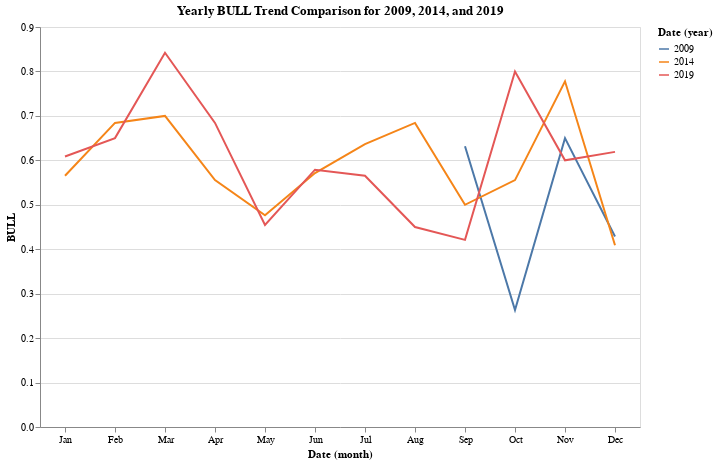

Notebook code cell kept with this figure:
### Markdown cell above
I analyzed the monthly probabilities of bullish and bearish trends in the dataset to understand the dominant market trends on a monthly basis.

### Code cell
month_BULL_BEAR_prob.reset_index(inplace=True)
month_BULL_BEAR_prob['Date'] = pd.to_datetime(month_BULL_BEAR_prob['Date'])

bull_data = month_BULL_BEAR_prob[['Date', 'BULL']]

# Further filter to include only the years 2009, 2014, and 2019
selected_years_bull = bull_data[bull_data['Date'].dt.year.isin([2009, 2014, 2019])]

# Create an interactive selection
selection = alt.selection_multi(fields=['year(Date)'], bind='legend')

# Plot
chart = alt.Chart(selected_years_bull).mark_line().encode(
    x='month(Date):O',  # O for ordinal
    y='BULL:Q',
    color='year(Date):N',
    tooltip=['year(Date)', 'month(Date)', 'BULL'],
    opacity=alt.condition(selection, alt.value(1), alt.value(0.2))
).add_selection(
    selection
).properties(
    title='Yearly BULL Trend Comparison for 2009, 2014, and 2019',
    width=600,
    height=400
)

chart.display()

### Figure 1 — Vega-Lite specification as saved in the notebook (floating-point values rounded to 4 significant figures)
{"config": {"view": {"continuousWidth": 300, "continuousHeight": 300}}, "data": {"name": "data-a41c22590cf390fa3fba5899d1a95550"}, "mark": {"type": "line"}, "encoding": {"color": {"field": "Date", "timeUnit": "year", "type": "nominal"}, "opacity": {"condition": {"param": "param_1", "value": 1}, "value": 0.2}, "tooltip": [{"field": "Date", "timeUnit": "year", "type": "temporal"}, {"field": "Date", "timeUnit": "month", "type": "temporal"}, {"field": "BULL", "type": "quantitative"}], "x": {"field": "Date", "timeUnit": "month", "type": "ordinal"}, "y": {"field": "BULL", "type": "quantitative"}}, "height": 400, "params": [{"name": "param_1", "select": {"type": "point", "fields": ["year(Date)"]}, "bind": "legend"}], "title": "Yearly BULL Trend Comparison for 2009, 2014, and 2019", "width": 600, "$schema": "https://vega.github.io/schema/vega-lite/v5.16.3.json", "datasets": {"data-a41c22590cf390fa3fba5899d1a95550": [{"Date": "2009-09-30T00:00:00", "BULL": 0.6316}, {"Date": "2009-10-31T00:00:00", "BULL": 0.2632}, {"Date": "2009-11-30T00:00:00", "BULL": 0.65}, {"Date": "2009-12-31T00:00:00", "BULL": 0.4286}, {"Date": "2014-01-31T00:00:00", "BULL": 0.5652}, {"Date": "2014-02-28T00:00:00", "BULL": 0.6842}, {"Date": "2014-03-31T00:00:00", "BULL": 0.7}, {"Date": "2014-04-30T00:00:00", "BULL": 0.5556}, {"Date": "2014-05-31T00:00:00", "BULL": 0.4762}, {"Date": "2014-06-30T00:00:00", "BULL": 0.5714}, {"Date": "2014-07-31T00:00:00", "BULL": 0.6364}, {"Date": "2014-08-31T00:00:00", "BULL": 0.6842}, {"Date": "2014-09-30T00:00:00", "BULL": 0.5}, {"Date": "2014-10-31T00:00:00", "BULL": 0.5556}, {"Date": "2014-11-30T00:00:00", "BULL": 0.7778}, {"Date": "2014-12-31T00:00:00", "BULL": 0.4091}, {"Date": "2019-01-31T00:00:00", "BULL": 0.6087}, {"Date": "2019-02-28T00:00:00", "BULL": 0.65}, {"Date": "2019-03-31T00:00:00", "BULL": 0.8421}, {"Date": "2019-04-30T00:00:00", "BULL": 0.6842}, {"Date": "2019-05-31T00:00:00", "BULL": 0.4545}, {"Date": "2019-06-30T00:00:00", "BULL": 0.5789}, {"Date": "2019-07-31T00:00:00", "BULL": 0.5652}, {"Date": "2019-08-31T00:00:00", "BULL": 0.45}, {"Date": "2019-09-30T00:00:00", "BULL": 0.4211}, {"Date": "2019-10-31T00:00:00", "BULL": 0.8}, {"Date": "2019-11-30T00:00:00", "BULL": 0.6}, {"Date": "2019-12-31T00:00:00", "BULL": 0.619}]}}
